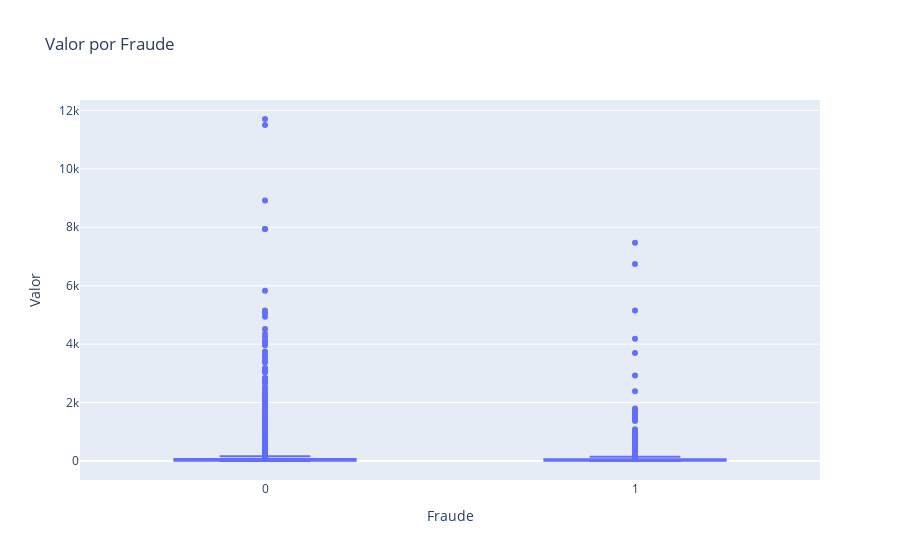
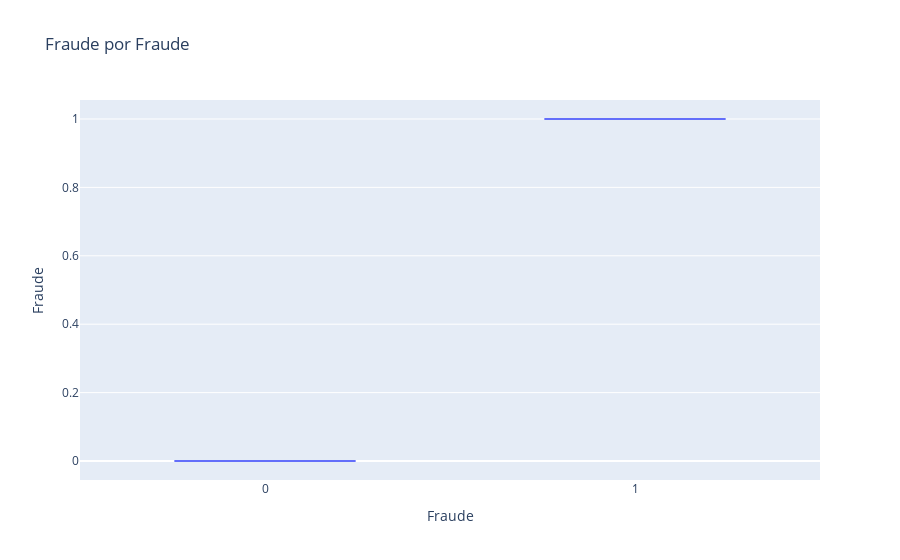
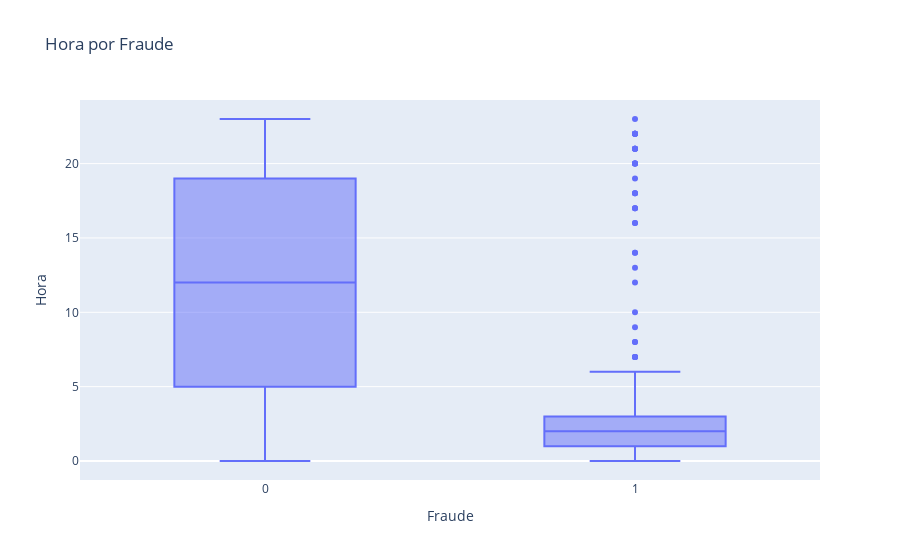
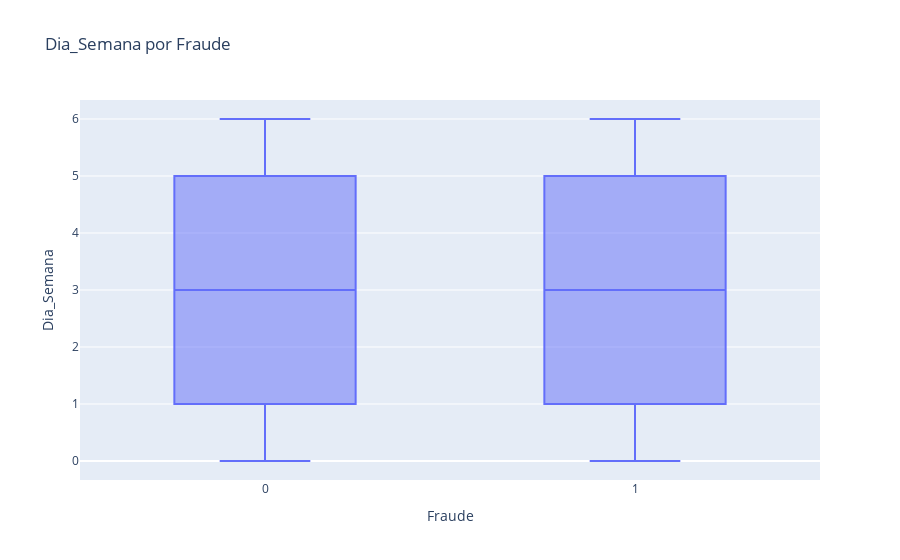

The notebook cell saved with these charts, in order:
### Markdown cell above
### Boxplot de histograma entre features e target

### Code cell
# Analisando relação entre variáveis explicativas e targets
for col in num_vars:
  fig = px.box(df_transactions, x=target, y=col, title=f'{col} por {target}')
  fig.show()

for col in cat_vars:
  fig = px.histogram(df_transactions, x=col, color=target, barmode="group", title=f'{col} por {target}')
  fig.show()

### Figure 1 — Plotly figure (JSON) as saved in the notebook; plotly's stock layout.template omitted (floating-point values rounded to 4 significant figures; data arrays with more than 128 entries replaced by an {"elided": "..."} marker saying what was removed)
{"data": [{"alignmentgroup": "True", "hovertemplate": "Fraude=%{x}<br>Valor=%{y}<extra></extra>", "legendgroup": "", "marker": {"color": "#636efa"}, "name": "", "notched": false, "offsetgroup": "", "orientation": "v", "showlegend": false, "type": "box", "x": {"elided": "10000 int values"}, "x0": " ", "xaxis": "x", "y": {"elided": "10000 float values"}, "y0": " ", "yaxis": "y"}], "layout": {"boxmode": "group", "legend": {"tracegroupgap": 0}, "title": {"text": "Valor por Fraude"}, "xaxis": {"anchor": "y", "domain": [0, 1], "title": {"text": "Fraude"}}, "yaxis": {"anchor": "x", "domain": [0, 1], "title": {"text": "Valor"}}}}

### Figure 2 — Plotly figure (JSON) as saved in the notebook; plotly's stock layout.template omitted (floating-point values rounded to 4 significant figures; data arrays with more than 128 entries replaced by an {"elided": "..."} marker saying what was removed)
{"data": [{"alignmentgroup": "True", "hovertemplate": "Fraude=%{y}<extra></extra>", "legendgroup": "", "marker": {"color": "#636efa"}, "name": "", "notched": false, "offsetgroup": "", "orientation": "v", "showlegend": false, "type": "box", "x": {"elided": "10000 int values"}, "x0": " ", "xaxis": "x", "y": {"elided": "10000 int values"}, "y0": " ", "yaxis": "y"}], "layout": {"boxmode": "group", "legend": {"tracegroupgap": 0}, "title": {"text": "Fraude por Fraude"}, "xaxis": {"anchor": "y", "domain": [0, 1], "title": {"text": "Fraude"}}, "yaxis": {"anchor": "x", "domain": [0, 1], "title": {"text": "Fraude"}}}}

### Figure 3 — Plotly figure (JSON) as saved in the notebook; plotly's stock layout.template omitted (floating-point values rounded to 4 significant figures; data arrays with more than 128 entries replaced by an {"elided": "..."} marker saying what was removed)
{"data": [{"alignmentgroup": "True", "hovertemplate": "Fraude=%{x}<br>Hora=%{y}<extra></extra>", "legendgroup": "", "marker": {"color": "#636efa"}, "name": "", "notched": false, "offsetgroup": "", "orientation": "v", "showlegend": false, "type": "box", "x": {"elided": "10000 int values"}, "x0": " ", "xaxis": "x", "y": {"elided": "10000 int values"}, "y0": " ", "yaxis": "y"}], "layout": {"boxmode": "group", "legend": {"tracegroupgap": 0}, "title": {"text": "Hora por Fraude"}, "xaxis": {"anchor": "y", "domain": [0, 1], "title": {"text": "Fraude"}}, "yaxis": {"anchor": "x", "domain": [0, 1], "title": {"text": "Hora"}}}}

### Figure 4 — Plotly figure (JSON) as saved in the notebook; plotly's stock layout.template omitted (floating-point values rounded to 4 significant figures; data arrays with more than 128 entries replaced by an {"elided": "..."} marker saying what was removed)
{"data": [{"alignmentgroup": "True", "hovertemplate": "Fraude=%{x}<br>Dia_Semana=%{y}<extra></extra>", "legendgroup": "", "marker": {"color": "#636efa"}, "name": "", "notched": false, "offsetgroup": "", "orientation": "v", "showlegend": false, "type": "box", "x": {"elided": "10000 int values"}, "x0": " ", "xaxis": "x", "y": {"elided": "10000 int values"}, "y0": " ", "yaxis": "y"}], "layout": {"boxmode": "group", "legend": {"tracegroupgap": 0}, "title": {"text": "Dia_Semana por Fraude"}, "xaxis": {"anchor": "y", "domain": [0, 1], "title": {"text": "Fraude"}}, "yaxis": {"anchor": "x", "domain": [0, 1], "title": {"text": "Dia_Semana"}}}}
